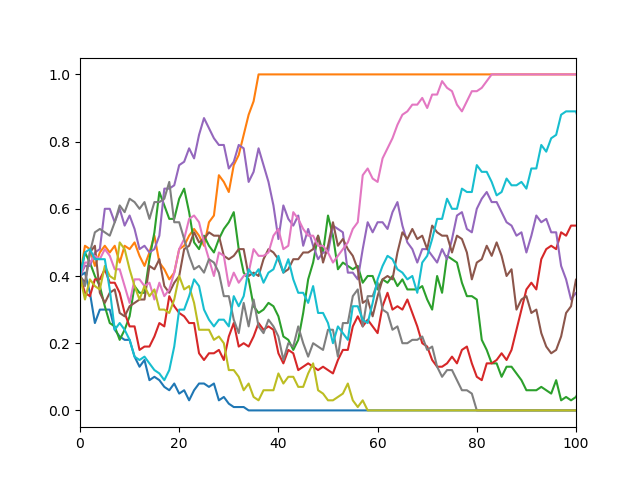

This figure's Julia source:
using Distributions
using Plots
using PyPlot

function evol(derived,size,end_sim)
    p=derived/size
    tr=[p]
    for i in 1:end_sim
     m=Binomial(size,p)
     derived=rand(m)
     p=derived/size  
     tr=hcat(tr,[p])
    end          
    return tr
end

function sims(derived,size,end_sim,howmany,filename)
    sim=[]
    for i in 1:howmany
            tr=evol(derived,size,end_sim)
    sim=vcat(sim,[tr])
    end
    fig=plt.figure()
    ax=fig.add_subplot(1,1,1)
    for i in 1:howmany
        ax.plot(sim[i]')
    end
    ax.set_xlim(0,100)
    fig.savefig(filename)
    end
a=parse(Int,ARGS[1])
b=parse(Int,ARGS[2])
c=parse(Int,ARGS[3])
d=parse(Int,ARGS[4])
@time sims(a,b,c,d,ARGS[5])
